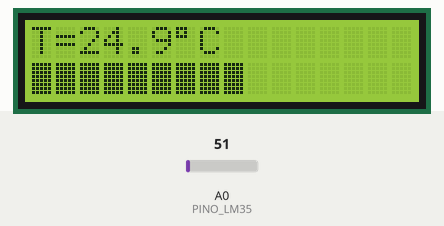
Recording of a sketch running on a simulated Arduino Uno, built with avr-gcc and run on an emulated ATmega328P. On the bench: 16×2 character LCD. The inputs (shaded band) are chosen by the test bench; at power-on: A0 (PINO_LM35) = 51.

Above: at 1.2 s.
1.3 s: A0 (PINO_LM35) set to 61
At 2.7 s:
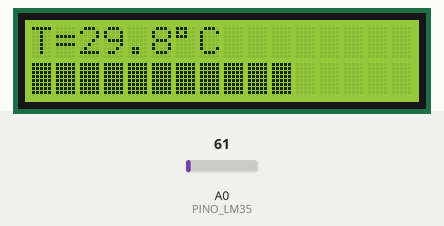
3.0 s: A0 (PINO_LM35) set to 71
At 3.6 s:
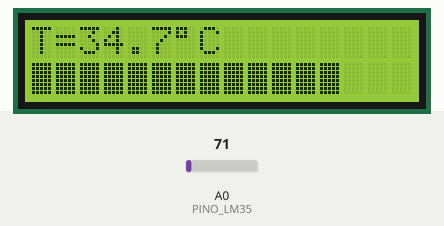
4.6 s: A0 (PINO_LM35) set to 86
At 5.4 s:
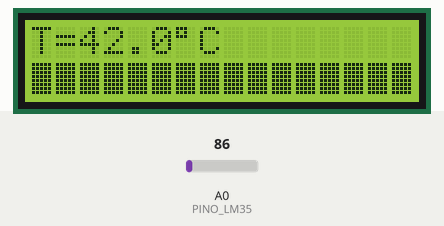
6.1 s: A0 (PINO_LM35) set to 30
At 7.2 s:
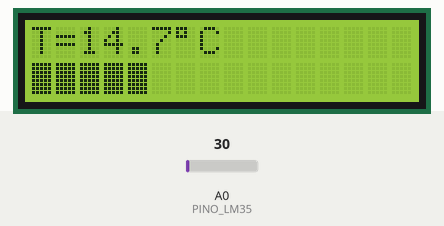
7.6 s: A0 (PINO_LM35) set to 15
At 9.0 s:
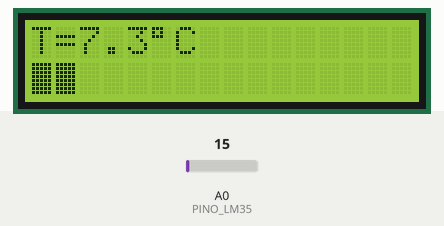
Timing chart, 0 to 10.1 s (numbered marks = the images above; inputs shaded):
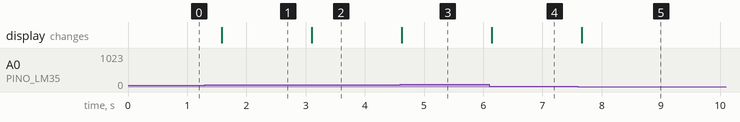

The sketch:

18_02_barra_grafica_temperatura_lcd.ino
```cpp
#include <LiquidCrystal.h>

LiquidCrystal lcd(12, 11, 5, 4, 3, 2);

const int PINO_LM35 = A0;
const float VREF = 5.0;
const float ADC_MAX = 1023.0;

float lerTemperatura() {
  int adc = analogRead(PINO_LM35);
  float tensao = adc * (VREF / ADC_MAX);
  return tensao * 100.0; // LM35: aproximadamente 10 mV por grau Celsius
}

void setup() {
  lcd.begin(16, 2);
}

void loop() {
  float temperatura = lerTemperatura();

  int blocos = map(
    constrain((int)temperatura, 0, 40),
    0, 40,
    0, 16
  );

  lcd.setCursor(0, 0);
  lcd.print("                ");
  lcd.setCursor(0, 0);
  lcd.print("T=");
  lcd.print(temperatura, 1);
  lcd.write((byte)223);
  lcd.print("C");

  lcd.setCursor(0, 1);
  for (int i = 0; i < 16; i++) {
    if (i < blocos) {
      lcd.write((byte)255);
    } else {
      lcd.print(" ");
    }
  }

  delay(500);
}
```

Measured:
- after the input at 1.3 s, the display: changes after 0.29 s (image 1)
- after the input at 3.0 s, the display: changes after 0.11 s (image 2)
- after the input at 4.6 s, the display: changes at once (image 3)
- after the input at 6.1 s, the display: changes at once (image 4)
- after the input at 7.6 s, the display: changes after 0.06 s (image 5)
